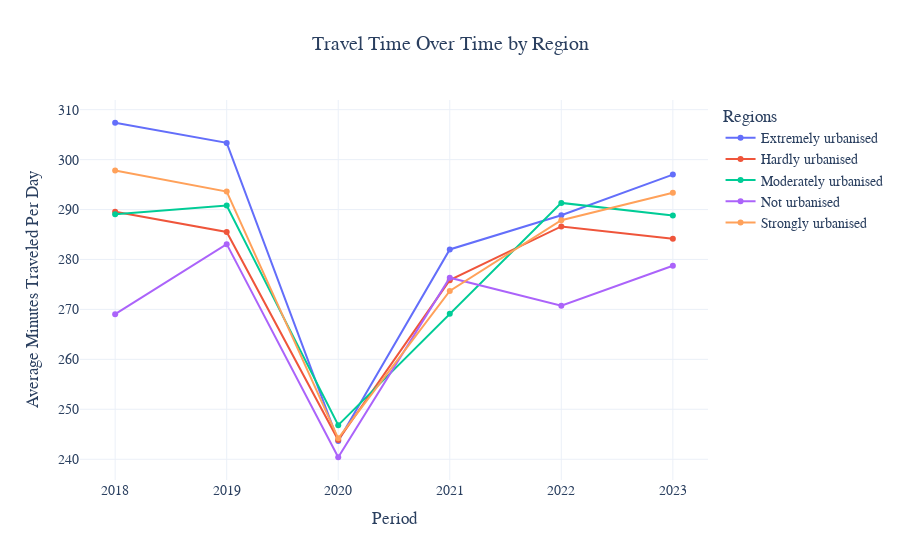
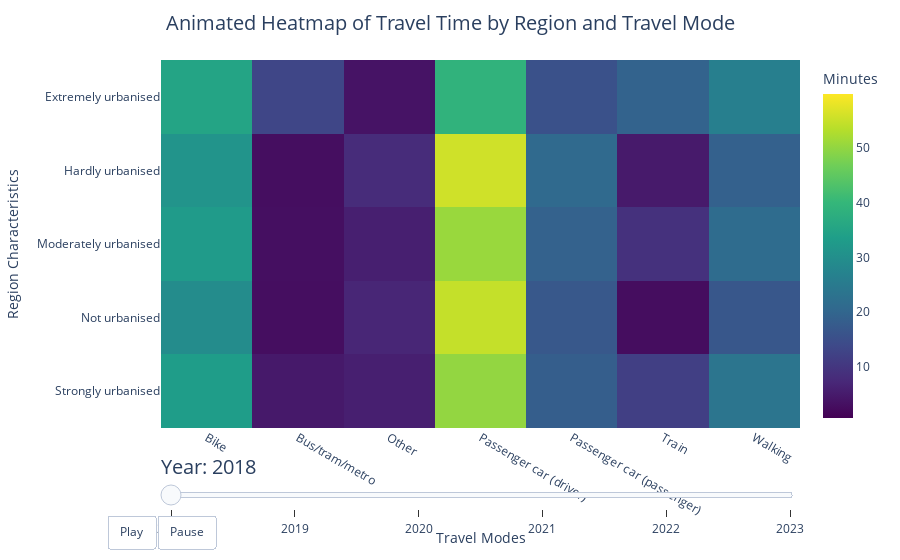
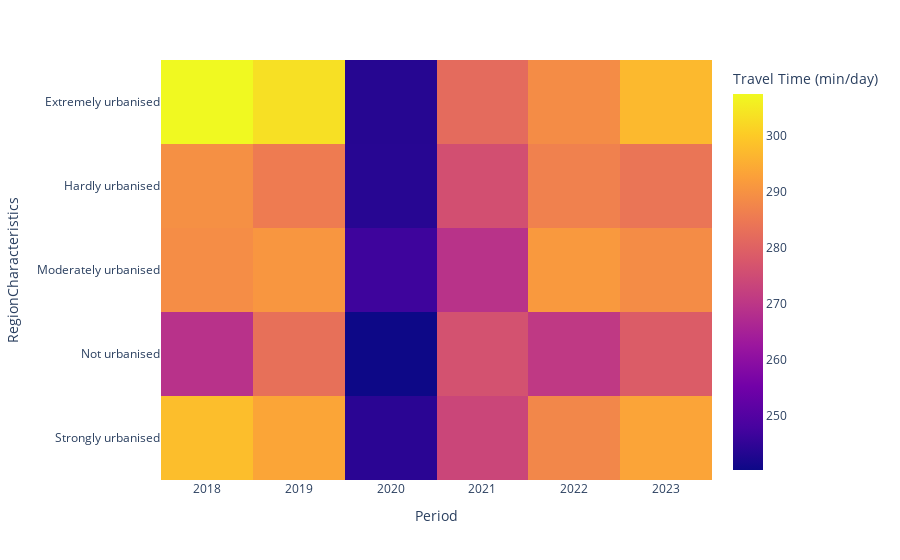

Notebook cell for these charts, in order:
### Markdown cell above
**How did amount of travel time across periods in the different urbanisation levels (in minutes)?**

Understanding the variation travel time for passengers before, during and after the COVID-19 pandemic indicates how travel behaviour might have changed due to the pandemic. These results are cross-checked with the level of urbanisation and provides new insights. A variation of graphs are presented below. Both the graphs contain data from 2018-2023. The COVID-19 pandemic had significant effects on the travel time in 2020, as time furthers travel time augments again. The line plot indicates in line with the expectation a sharp decline in travel time in 2020 (during the first 'hard'lock-down). It then continues to rise but not evenly across urbanisation level. The areas which were labelled as 'not urbanised' did not climb as fast as the other levels of urbanisation. This could, perhaps, be attributed to the amount of people that work 'remote' and would have to travel further than other people in different urbanisation areas. 


As can be visualized in the heat map, the pre-COVID travel times are not yet restored to their original level. Lighter colors represent *more* travel time. In almost all the cases (except for 'moderately urbanised') the pre-covid level do not show a similar colour as before.

### Code cell
plot_travelminutes()

### Figure 1 — Plotly figure (JSON) as saved in the notebook; plotly's stock layout.template omitted (floating-point values rounded to 4 significant figures)
{"data": [{"hovertemplate": "Region Characteristics=Extremely urbanised<br>Time Period=%{x}<br>Travel Time (Minutes/Day)=%{y}<extra></extra>", "legendgroup": "Extremely urbanised", "line": {"color": "#636efa", "dash": "solid"}, "marker": {"symbol": "circle"}, "mode": "lines+markers", "name": "Extremely urbanised", "orientation": "v", "showlegend": true, "type": "scatter", "x": [2018, 2019, 2020, 2021, 2022, 2023], "xaxis": "x", "y": [307.4, 303.4, 243.6, 282.0, 288.9, 297], "yaxis": "y"}, {"hovertemplate": "Region Characteristics=Hardly urbanised<br>Time Period=%{x}<br>Travel Time (Minutes/Day)=%{y}<extra></extra>", "legendgroup": "Hardly urbanised", "line": {"color": "#EF553B", "dash": "solid"}, "marker": {"symbol": "circle"}, "mode": "lines+markers", "name": "Hardly urbanised", "orientation": "v", "showlegend": true, "type": "scatter", "x": [2018, 2019, 2020, 2021, 2022, 2023], "xaxis": "x", "y": [289.6, 285.5, 243.8, 275.9, 286.6, 284.1], "yaxis": "y"}, {"hovertemplate": "Region Characteristics=Moderately urbanised<br>Time Period=%{x}<br>Travel Time (Minutes/Day)=%{y}<extra></extra>", "legendgroup": "Moderately urbanised", "line": {"color": "#00cc96", "dash": "solid"}, "marker": {"symbol": "circle"}, "mode": "lines+markers", "name": "Moderately urbanised", "orientation": "v", "showlegend": true, "type": "scatter", "x": [2018, 2019, 2020, 2021, 2022, 2023], "xaxis": "x", "y": [289.1, 290.8, 246.8, 269.1, 291.3, 288.8], "yaxis": "y"}, {"hovertemplate": "Region Characteristics=Not urbanised<br>Time Period=%{x}<br>Travel Time (Minutes/Day)=%{y}<extra></extra>", "legendgroup": "Not urbanised", "line": {"color": "#ab63fa", "dash": "solid"}, "marker": {"symbol": "circle"}, "mode": "lines+markers", "name": "Not urbanised", "orientation": "v", "showlegend": true, "type": "scatter", "x": [2018, 2019, 2020, 2021, 2022, 2023], "xaxis": "x", "y": [269.0, 283.1, 240.4, 276.3, 270.7, 278.7], "yaxis": "y"}, {"hovertemplate": "Region Characteristics=Strongly urbanised<br>Time Period=%{x}<br>Travel Time (Minutes/Day)=%{y}<extra></extra>", "legendgroup": "Strongly urbanised", "line": {"color": "#FFA15A", "dash": "solid"}, "marker": {"symbol": "circle"}, "mode": "lines+markers", "name": "Strongly urbanised", "orientation": "v", "showlegend": true, "type": "scatter", "x": [2018, 2019, 2020, 2021, 2022, 2023], "xaxis": "x", "y": [297.8, 293.6, 244.2, 273.7, 287.9, 293.4], "yaxis": "y"}], "layout": {"font": {"family": "Arial", "size": 14}, "legend": {"title": {"text": "Regions"}, "tracegroupgap": 0}, "title": {"font": {"size": 20}, "text": "Travel Time Over Time by Region", "x": 0.5}, "xaxis": {"anchor": "y", "domain": [0, 1], "title": {"text": "Period"}}, "yaxis": {"anchor": "x", "domain": [0, 1], "title": {"text": "Average Minutes Traveled Per Day"}}}}

### Figure 2 — Plotly figure (JSON) as saved in the notebook; plotly's stock layout.template omitted (floating-point values rounded to 4 significant figures)
{"data": [{"coloraxis": "coloraxis", "hovertemplate": "Travel Modes: %{x}<br>Region Characteristics: %{y}<br>Travel Time (min/day): %{z}<extra></extra>", "name": "0", "type": "heatmap", "x": ["Bike", "Bus/tram/metro", "Other", "Passenger car (driver)", "Passenger car (passenger)", "Train", "Walking"], "xaxis": "x", "y": ["Extremely urbanised", "Hardly urbanised", "Moderately urbanised", "Not urbanised", "Strongly urbanised"], "yaxis": "y", "z": [[35.01, 13.21, 3.75, 38.86, 15.62, 19.3, 26.2], [31.18, 2.99, 8.16, 55.66, 20.98, 4.99, 19.03], [32.89, 3, 5.8, 50.63, 19.1, 9.07, 21.38], [29.3, 2.86, 6.9, 54.6, 17.06, 2.8, 16.73], [33.25, 4.79, 5.82, 50.07, 18.38, 11.93, 23.6]]}], "layout": {"coloraxis": {"cmax": 59.81, "cmin": 0.72, "colorbar": {"title": {"text": "Minutes"}}, "colorscale": [[0, "#440154"], [0.1111, "#482878"], [0.2222, "#3e4989"], [0.3333, "#31688e"], [0.4444, "#26828e"], [0.5556, "#1f9e89"], [0.6667, "#35b779"], [0.7778, "#6ece58"], [0.8889, "#b5de2b"], [1, "#fde725"]]}, "margin": {"t": 60}, "sliders": [{"currentvalue": {"font": {"size": 20}, "prefix": "Year: "}, "pad": {"b": 10}, "steps": [{"args": [["2018"], {"frame": {"duration": 500, "redraw": true}, "mode": "immediate"}], "label": "2018", "method": "animate"}, {"args": [["2019"], {"frame": {"duration": 500, "redraw": true}, "mode": "immediate"}], "label": "2019", "method": "animate"}, {"args": [["2020"], {"frame": {"duration": 500, "redraw": true}, "mode": "immediate"}], "label": "2020", "method": "animate"}, {"args": [["2021"], {"frame": {"duration": 500, "redraw": true}, "mode": "immediate"}], "label": "2021", "method": "animate"}, {"args": [["2022"], {"frame": {"duration": 500, "redraw": true}, "mode": "immediate"}], "label": "2022", "method": "animate"}, {"args": [["2023"], {"frame": {"duration": 500, "redraw": true}, "mode": "immediate"}], "label": "2023", "method": "animate"}]}], "title": {"font": {"size": 20}, "text": "Animated Heatmap of Travel Time by Region and Travel Mode", "x": 0.5}, "updatemenus": [{"buttons": [{"args": [null, {"frame": {"duration": 500, "redraw": true}, "fromcurrent": true}], "label": "Play", "method": "animate"}, {"args": [[null], {"frame": {"duration": 0, "redraw": true}, "mode": "immediate"}], "label": "Pause", "method": "animate"}], "direction": "left", "pad": {"r": 10, "t": 87}, "showactive": false, "type": "buttons", "x": 0.1, "xanchor": "right", "y": 0, "yanchor": "top"}], "xaxis": {"anchor": "y", "domain": [0, 1], "title": {"text": "Travel Modes"}}, "yaxis": {"anchor": "x", "autorange": "reversed", "domain": [0, 1], "title": {"text": "Region Characteristics"}}}}

### Figure 3 — Plotly figure (JSON) as saved in the notebook; plotly's stock layout.template omitted (floating-point values rounded to 4 significant figures)
{"data": [{"coloraxis": "coloraxis", "hovertemplate": "Period: %{x}<br>RegionCharacteristics: %{y}<br>Travel Time (min/day): %{z}<extra></extra>", "name": "0", "type": "heatmap", "x": [2018, 2019, 2020, 2021, 2022, 2023], "xaxis": "x", "y": ["Extremely urbanised", "Hardly urbanised", "Moderately urbanised", "Not urbanised", "Strongly urbanised"], "yaxis": "y", "z": [[307.4, 303.4, 243.6, 282.0, 288.9, 297], [289.6, 285.5, 243.8, 275.9, 286.6, 284.1], [289.1, 290.8, 246.8, 269.1, 291.3, 288.8], [269.0, 283.1, 240.4, 276.3, 270.7, 278.7], [297.8, 293.6, 244.2, 273.7, 287.9, 293.4]]}], "layout": {"coloraxis": {"colorbar": {"title": {"text": "Travel Time (min/day)"}}, "colorscale": [[0, "#0d0887"], [0.1111, "#46039f"], [0.2222, "#7201a8"], [0.3333, "#9c179e"], [0.4444, "#bd3786"], [0.5556, "#d8576b"], [0.6667, "#ed7953"], [0.7778, "#fb9f3a"], [0.8889, "#fdca26"], [1, "#f0f921"]]}, "margin": {"t": 60}, "xaxis": {"anchor": "y", "domain": [0, 1], "title": {"text": "Period"}}, "yaxis": {"anchor": "x", "autorange": "reversed", "domain": [0, 1], "title": {"text": "RegionCharacteristics"}}}}
